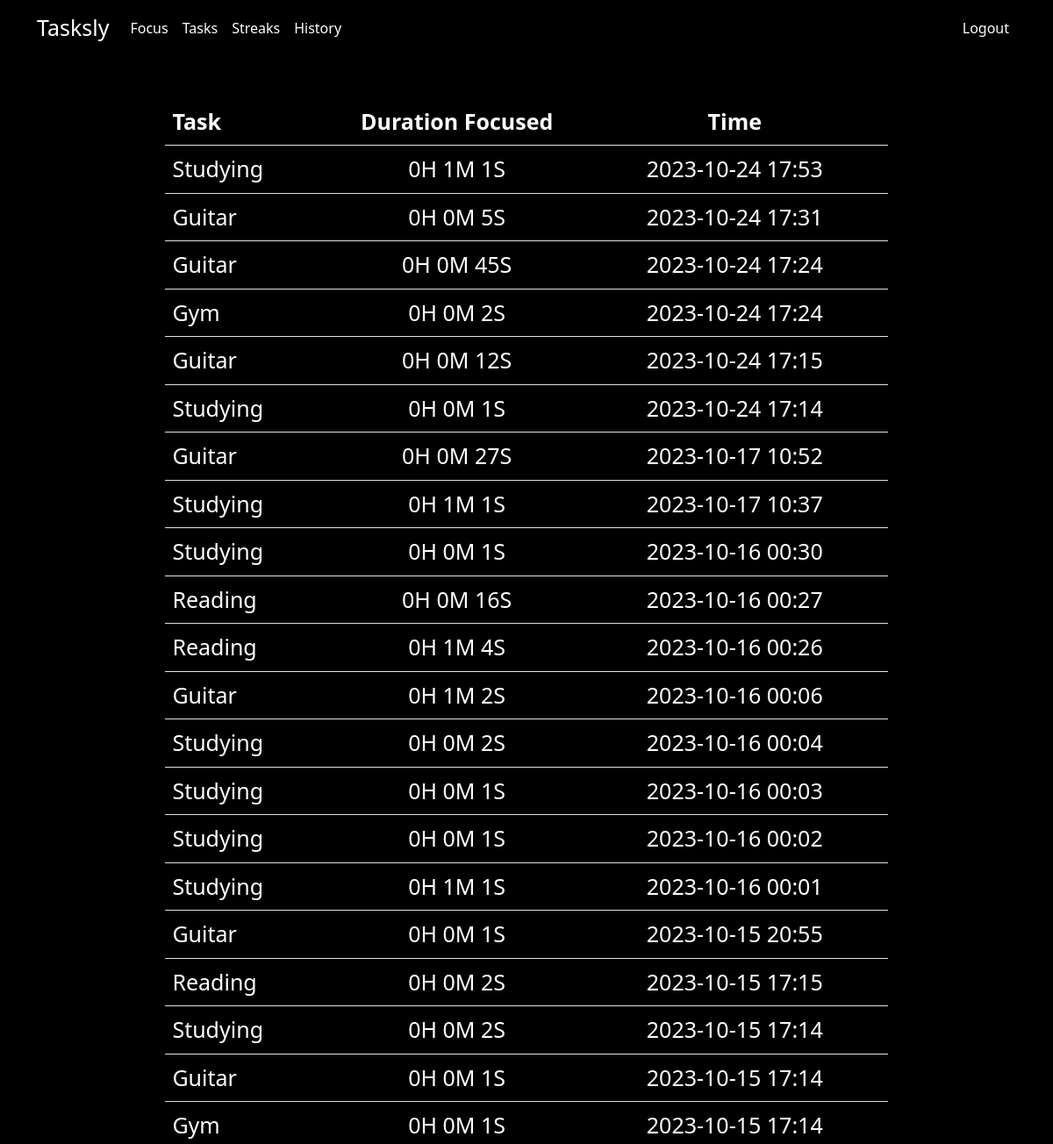
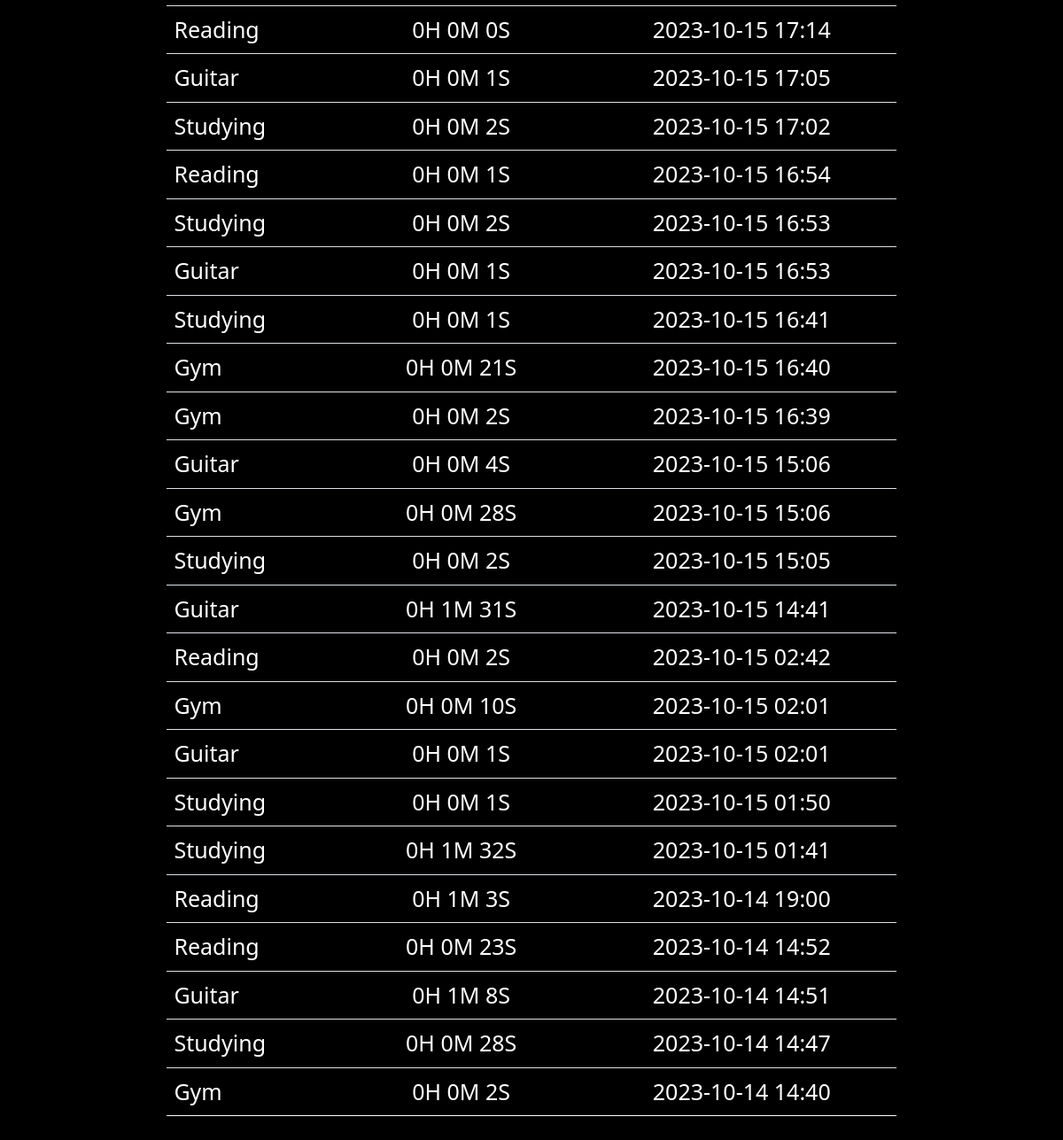
Screenshot of /history (signed in) with the database file from the repository (2 pictures, top to bottom).
### tables this page shows
CREATE TABLE history(
user_id INTEGER NOT NULL,
task_id INTEGER NOT NULL,
id INTEGER PRIMARY KEY AUTOINCREMENT,
duration_hours INTEGER NOT NULL,
duration_minutes INTEGER NOT NULL,
duration_seconds INTEGER NOT NULL,
time DATETIME NOT NULL,
FOREIGN KEY (user_id) REFERENCES users(id),
FOREIGN KEY (task_id) REFERENCES tasks(id));

CREATE TABLE tasks(
user_id INTEGER NOT NULL,
id INTEGER PRIMARY KEY AUTOINCREMENT,
task TEXT NOT NULL,
goal_hours INTEGER NOT NULL,
goal_minutes INTEGER NOT NULL,
FOREIGN KEY (user_id) REFERENCES users(id));

### app.py (the view)
@app.route('/history')
@login_required
def history():
    query = """
    SELECT history.id, tasks.task, history.duration_hours, history.duration_minutes, history.duration_seconds, history.time
    FROM history
    JOIN tasks ON history.task_id = tasks.id
    WHERE history.user_id = ?
    ORDER BY history.time DESC
    """
    history = db.execute(query, (session["user_id"],))
    today_date = datetime.now().date()
    query = """
    SELECT history.id
    FROM history
    JOIN tasks ON history.task_id = tasks.id
    WHERE history.user_id = ? AND DATE(history.time) = ?
    """
    cursor = db.execute(query, (session["user_id"], today_date,))
    today_history = [row["id"] for row in cursor.fetchall()]
    return render_template("history.html", history=history, today_history=today_history)

### app.py (called while the page is built)
@app.after_request
def after_request(response):
    response.headers["Cache-Control"] = "no-cache, no-store, must-revalidate"
    response.headers["Expires"] = 0
    response.headers["Pragma"] = "no-cache"
    return response

### helpers.py (called while the page is built)
def login_required(f):
    @wraps(f)
    def decorated_function(*args, **kwargs):
        if session.get("user_id") is None:
            return redirect("/login")
        return f(*args, **kwargs)
    return decorated_function

### templates/history.html (shortened to what this page needs)
{% extends "layout.html" %}
{% block main %}
    <table class="table table-striped">
        <thead>
            <tr>
                <th class="text-start">Task</th>
                <th class="text-mid">Duration Focused</th>
                <th class="text-mid">Time</th>
                <th class="text-end"></th>
            </tr>
        </thead>
        <tbody>
            {% for row in history %}
                <tr>
                    <td class="text-start">{{ row["task"] }}</td>
                    <td class="text-mid">{{ row["duration_hours"] }}H {{ row["duration_minutes"] }}M {{ row["duration_seconds"] }}S</td>
                    <td class="text-mid">{{ row["time"] }}</td>
                    <td class="text-end">
                    </td>
                </tr>
            {% endfor %}
        </tbody>
    </table>
{% endblock %}

### static/styles.css (style rules this page uses)
body { background-color: #000000; color: #fff; }
.table-striped { width: 70%; font-size: 25px; margin: 0 auto; --bs-table-striped-color: #fff; }
.table { width: 70%; font-size: 25px; margin: 0 auto; color: #fff; }
.table tbody tr:last-child { border-bottom: none; }

### rows the page displays
history: task "Studying", duration_hours "0", duration_minutes "1", duration_seconds "1", time "2023-10-24 17:53"
history: task "Guitar", duration_hours "0", duration_minutes "0", duration_seconds "5", time "2023-10-24 17:31"
history: task "Guitar", duration_hours "0", duration_minutes "0", duration_seconds "45", time "2023-10-24 17:24"
history: task "Gym", duration_hours "0", duration_minutes "0", duration_seconds "2", time "2023-10-24 17:24"
history: task "Guitar", duration_hours "0", duration_minutes "0", duration_seconds "12", time "2023-10-24 17:15"
history: task "Studying", duration_hours "0", duration_minutes "0", duration_seconds "1", time "2023-10-24 17:14"
history: task "Guitar", duration_hours "0", duration_minutes "0", duration_seconds "27", time "2023-10-17 10:52"
history: task "Studying", duration_hours "0", duration_minutes "1", duration_seconds "1", time "2023-10-17 10:37"
history: task "Studying", duration_hours "0", duration_minutes "0", duration_seconds "1", time "2023-10-16 00:30"
history: task "Reading", duration_hours "0", duration_minutes "0", duration_seconds "16", time "2023-10-16 00:27"
history: task "Reading", duration_hours "0", duration_minutes "1", duration_seconds "4", time "2023-10-16 00:26"
history: task "Guitar", duration_hours "0", duration_minutes "1", duration_seconds "2", time "2023-10-16 00:06"
history: task "Studying", duration_hours "0", duration_minutes "0", duration_seconds "2", time "2023-10-16 00:04"
history: task "Studying", duration_hours "0", duration_minutes "0", duration_seconds "1", time "2023-10-16 00:03"
history: task "Studying", duration_hours "0", duration_minutes "0", duration_seconds "1", time "2023-10-16 00:02"
history: task "Studying", duration_hours "0", duration_minutes "1", duration_seconds "1", time "2023-10-16 00:01"
history: task "Guitar", duration_hours "0", duration_minutes "0", duration_seconds "1", time "2023-10-15 20:55"
history: task "Reading", duration_hours "0", duration_minutes "0", duration_seconds "2", time "2023-10-15 17:15"
history: task "Studying", duration_hours "0", duration_minutes "0", duration_seconds "2", time "2023-10-15 17:14"
history: task "Guitar", duration_hours "0", duration_minutes "0", duration_seconds "1", time "2023-10-15 17:14"
history: task "Gym", duration_hours "0", duration_minutes "0", duration_seconds "1", time "2023-10-15 17:14"
history: task "Reading", duration_hours "0", duration_minutes "0", duration_seconds "0", time "2023-10-15 17:14"
history: task "Guitar", duration_hours "0", duration_minutes "0", duration_seconds "1", time "2023-10-15 17:05"
history: task "Studying", duration_hours "0", duration_minutes "0", duration_seconds "2", time "2023-10-15 17:02"
history: task "Reading", duration_hours "0", duration_minutes "0", duration_seconds "1", time "2023-10-15 16:54"
history: task "Studying", duration_hours "0", duration_minutes "0", duration_seconds "2", time "2023-10-15 16:53"
history: task "Guitar", duration_hours "0", duration_minutes "0", duration_seconds "1", time "2023-10-15 16:53"
history: task "Studying", duration_hours "0", duration_minutes "0", duration_seconds "1", time "2023-10-15 16:41"
history: task "Gym", duration_hours "0", duration_minutes "0", duration_seconds "21", time "2023-10-15 16:40"
history: task "Gym", duration_hours "0", duration_minutes "0", duration_seconds "2", time "2023-10-15 16:39"
history: task "Guitar", duration_hours "0", duration_minutes "0", duration_seconds "4", time "2023-10-15 15:06"
history: task "Gym", duration_hours "0", duration_minutes "0", duration_seconds "28", time "2023-10-15 15:06"
history: task "Studying", duration_hours "0", duration_minutes "0", duration_seconds "2", time "2023-10-15 15:05"
history: task "Guitar", duration_hours "0", duration_minutes "1", duration_seconds "31", time "2023-10-15 14:41"
history: task "Reading", duration_hours "0", duration_minutes "0", duration_seconds "2", time "2023-10-15 02:42"
history: task "Gym", duration_hours "0", duration_minutes "0", duration_seconds "10", time "2023-10-15 02:01"
history: task "Guitar", duration_hours "0", duration_minutes "0", duration_seconds "1", time "2023-10-15 02:01"
history: task "Studying", duration_hours "0", duration_minutes "0", duration_seconds "1", time "2023-10-15 01:50"
history: task "Studying", duration_hours "0", duration_minutes "1", duration_seconds "32", time "2023-10-15 01:41"
history: task "Reading", duration_hours "0", duration_minutes "1", duration_seconds "3", time "2023-10-14 19:00"
history: task "Reading", duration_hours "0", duration_minutes "0", duration_seconds "23", time "2023-10-14 14:52"
history: task "Guitar", duration_hours "0", duration_minutes "1", duration_seconds "8", time "2023-10-14 14:51"
history: task "Studying", duration_hours "0", duration_minutes "0", duration_seconds "28", time "2023-10-14 14:47"
history: task "Gym", duration_hours "0", duration_minutes "0", duration_seconds "2", time "2023-10-14 14:40"
